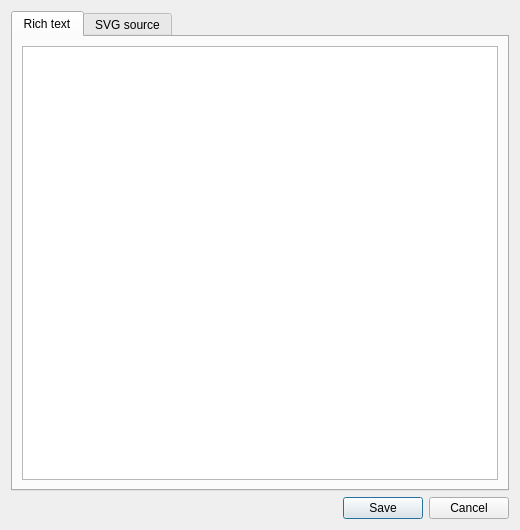
<?xml version="1.0" encoding="UTF-8"?>
<ui version="4.0">
 <class>WdgSvgTextEditor</class>
 <widget class="QWidget" name="WdgSvgTextEditor">
  <property name="geometry">
   <rect>
    <x>0</x>
    <y>0</y>
    <width>520</width>
    <height>530</height>
   </rect>
  </property>
  <property name="windowTitle">
   <string>Form</string>
  </property>
  <layout class="QVBoxLayout" name="verticalLayout_2">
   <item>
    <widget class="QTabWidget" name="textTab">
     <property name="currentIndex">
      <number>0</number>
     </property>
     <widget class="QWidget" name="richTab">
      <attribute name="title">
       <string>Rich text</string>
      </attribute>
      <layout class="QVBoxLayout" name="verticalLayout_5">
       <item>
        <widget class="QTextEdit" name="richTextEdit"/>
       </item>
      </layout>
     </widget>
     <widget class="QWidget" name="svgTab">
      <attribute name="title">
       <string>SVG source</string>
      </attribute>
      <layout class="QHBoxLayout" name="horizontalLayout_6">
       <item>
        <widget class="QTabWidget" name="tabWidget">
         <property name="currentIndex">
          <number>0</number>
         </property>
         <widget class="QWidget" name="tabSvgTextEdit">
          <attribute name="title">
           <string>SVG</string>
          </attribute>
          <layout class="QGridLayout" name="gridLayout">
           <item row="0" column="0">
            <widget class="QTextEdit" name="svgTextEdit">
             <property name="acceptRichText">
              <bool>false</bool>
             </property>
            </widget>
           </item>
          </layout>
         </widget>
         <widget class="QWidget" name="tabSvgStylesEdit">
          <attribute name="title">
           <string>Styles</string>
          </attribute>
          <layout class="QGridLayout" name="gridLayout_2">
           <item row="0" column="0">
            <widget class="QTextEdit" name="svgStylesEdit"/>
           </item>
          </layout>
         </widget>
        </widget>
       </item>
      </layout>
     </widget>
    </widget>
   </item>
   <item>
    <widget class="QDialogButtonBox" name="buttons">
     <property name="standardButtons">
      <set>QDialogButtonBox::Cancel|QDialogButtonBox::Save</set>
     </property>
    </widget>
   </item>
  </layout>
 </widget>
 <resources/>
 <connections/>
</ui>
